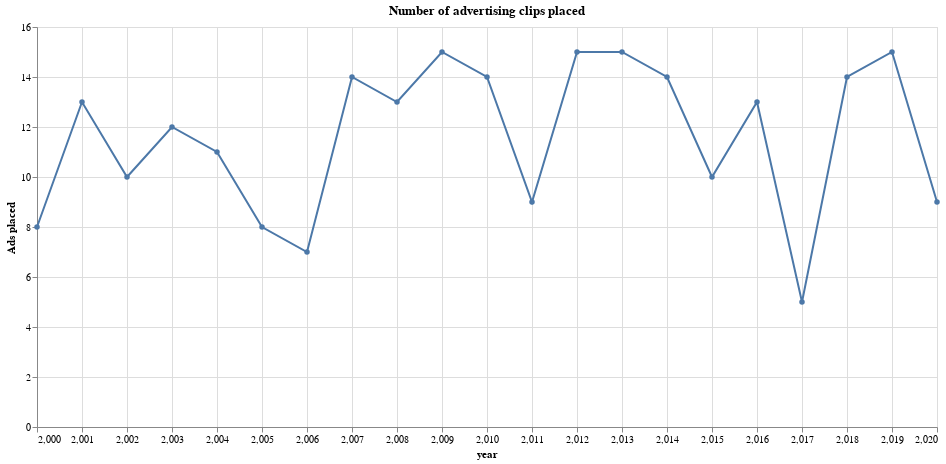

Notebook code for this chart:
### Code cell
line = alt.Chart(df).mark_line().encode(
    alt.X('year'),
    alt.Y('count()', axis=alt.Axis(title='Ads placed')))

point = alt.Chart(df).mark_circle().encode(
    alt.X('year'),
    y='count()'
).properties(
    title='Number of advertising clips placed',
    width=900,
    height=400
)

line + point

### Figure 1 — Vega-Lite specification as saved in the notebook (floating-point values rounded to 4 significant figures; data arrays with more than 128 entries replaced by an {"elided": "..."} marker saying what was removed)
{"config": {"view": {"continuousWidth": 400, "continuousHeight": 300}}, "layer": [{"mark": "line", "encoding": {"x": {"field": "year", "type": "quantitative"}, "y": {"aggregate": "count", "axis": {"title": "Ads placed"}, "type": "quantitative"}}}, {"mark": "circle", "encoding": {"x": {"field": "year", "type": "quantitative"}, "y": {"aggregate": "count", "type": "quantitative"}}, "height": 400, "title": "Number of advertising clips placed", "width": 900}], "data": {"name": "data-11e511b4ae4a83005b3de29dcabe99c4"}, "$schema": "https://vega.github.io/schema/vega-lite/v4.17.0.json", "datasets": {"data-11e511b4ae4a83005b3de29dcabe99c4": {"elided": "244 records"}}}
